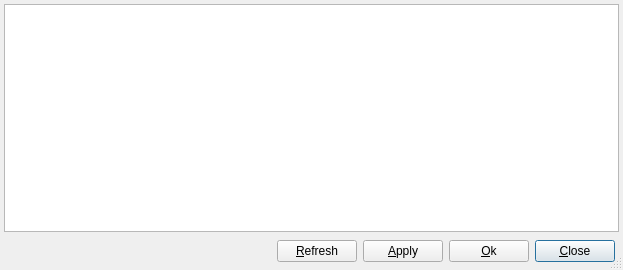
<?xml version="1.0" encoding="UTF-8"?>
<ui version="4.0">
 <class>ModuleConfigurationDialog</class>
 <widget class="QDialog" name="ModuleConfigurationDialog">
  <property name="geometry">
   <rect>
    <x>0</x>
    <y>0</y>
    <width>623</width>
    <height>270</height>
   </rect>
  </property>
  <property name="windowTitle">
   <string>Module Configuration</string>
  </property>
  <property name="sizeGripEnabled">
   <bool>true</bool>
  </property>
  <layout class="QVBoxLayout" name="verticalLayout" stretch="0,0">
   <property name="spacing">
    <number>4</number>
   </property>
   <property name="leftMargin">
    <number>4</number>
   </property>
   <property name="topMargin">
    <number>4</number>
   </property>
   <property name="rightMargin">
    <number>4</number>
   </property>
   <property name="bottomMargin">
    <number>4</number>
   </property>
   <item>
    <widget class="QTreeView" name="listAvailable">
     <property name="alternatingRowColors">
      <bool>true</bool>
     </property>
     <property name="itemsExpandable">
      <bool>false</bool>
     </property>
     <property name="expandsOnDoubleClick">
      <bool>false</bool>
     </property>
    </widget>
   </item>
   <item>
    <widget class="QFrame" name="frame">
     <property name="frameShadow">
      <enum>QFrame::Raised</enum>
     </property>
     <layout class="QHBoxLayout" name="horizontalLayout">
      <property name="sizeConstraint">
       <enum>QLayout::SetMinAndMaxSize</enum>
      </property>
      <property name="leftMargin">
       <number>4</number>
      </property>
      <property name="topMargin">
       <number>4</number>
      </property>
      <property name="rightMargin">
       <number>4</number>
      </property>
      <property name="bottomMargin">
       <number>4</number>
      </property>
      <item>
       <spacer name="horizontalSpacer">
        <property name="orientation">
         <enum>Qt::Horizontal</enum>
        </property>
        <property name="sizeHint" stdset="0">
         <size>
          <width>40</width>
          <height>20</height>
         </size>
        </property>
       </spacer>
      </item>
      <item>
       <widget class="QPushButton" name="btnRefresh">
        <property name="text">
         <string>&amp;Refresh</string>
        </property>
       </widget>
      </item>
      <item>
       <widget class="QPushButton" name="btnApply">
        <property name="text">
         <string>&amp;Apply</string>
        </property>
        <property name="autoDefault">
         <bool>false</bool>
        </property>
       </widget>
      </item>
      <item>
       <widget class="QPushButton" name="btnOkay">
        <property name="text">
         <string>&amp;Ok</string>
        </property>
        <property name="autoDefault">
         <bool>false</bool>
        </property>
       </widget>
      </item>
      <item>
       <widget class="QPushButton" name="btnClose">
        <property name="text">
         <string>&amp;Close</string>
        </property>
        <property name="default">
         <bool>true</bool>
        </property>
       </widget>
      </item>
     </layout>
    </widget>
   </item>
  </layout>
 </widget>
 <resources/>
 <connections/>
</ui>
